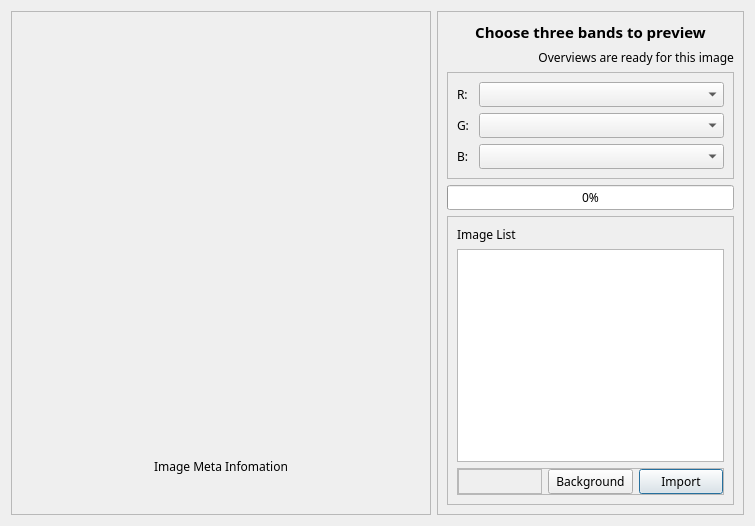
<?xml version="1.0" encoding="UTF-8"?>
<ui version="4.0">
 <class>QDataImportWizard</class>
 <widget class="QDialog" name="QDataImportWizard">
  <property name="geometry">
   <rect>
    <x>0</x>
    <y>0</y>
    <width>755</width>
    <height>526</height>
   </rect>
  </property>
  <property name="font">
   <font>
    <family>微软雅黑</family>
   </font>
  </property>
  <property name="windowTitle">
   <string>Preview</string>
  </property>
  <layout class="QHBoxLayout" name="horizontalLayout">
   <item>
    <widget class="QFrame" name="mPreviewImageFrame">
     <property name="frameShape">
      <enum>QFrame::StyledPanel</enum>
     </property>
     <property name="frameShadow">
      <enum>QFrame::Raised</enum>
     </property>
     <layout class="QVBoxLayout" name="verticalLayout_3">
      <item>
       <widget class="QLabel" name="mLabelPreviewImage">
        <property name="sizePolicy">
         <sizepolicy hsizetype="Preferred" vsizetype="Preferred">
          <horstretch>0</horstretch>
          <verstretch>0</verstretch>
         </sizepolicy>
        </property>
        <property name="minimumSize">
         <size>
          <width>400</width>
          <height>400</height>
         </size>
        </property>
        <property name="text">
         <string/>
        </property>
        <property name="scaledContents">
         <bool>true</bool>
        </property>
       </widget>
      </item>
      <item>
       <widget class="QLabel" name="mLabelImageMeta">
        <property name="text">
         <string>Image Meta Infomation</string>
        </property>
        <property name="alignment">
         <set>Qt::AlignCenter</set>
        </property>
       </widget>
      </item>
     </layout>
    </widget>
   </item>
   <item>
    <widget class="QFrame" name="mDataFrame">
     <property name="frameShape">
      <enum>QFrame::StyledPanel</enum>
     </property>
     <property name="frameShadow">
      <enum>QFrame::Raised</enum>
     </property>
     <layout class="QVBoxLayout" name="verticalLayout">
      <item>
       <widget class="QLabel" name="mLabelTitle">
        <property name="sizePolicy">
         <sizepolicy hsizetype="Minimum" vsizetype="Minimum">
          <horstretch>0</horstretch>
          <verstretch>0</verstretch>
         </sizepolicy>
        </property>
        <property name="font">
         <font>
          <family>微软雅黑</family>
          <pointsize>11</pointsize>
          <weight>75</weight>
          <bold>true</bold>
         </font>
        </property>
        <property name="text">
         <string>Choose three bands to preview</string>
        </property>
        <property name="scaledContents">
         <bool>false</bool>
        </property>
        <property name="alignment">
         <set>Qt::AlignCenter</set>
        </property>
       </widget>
      </item>
      <item>
       <widget class="QLabel" name="mLabelStatus">
        <property name="layoutDirection">
         <enum>Qt::LeftToRight</enum>
        </property>
        <property name="text">
         <string>Overviews are ready for this image</string>
        </property>
        <property name="alignment">
         <set>Qt::AlignRight|Qt::AlignTrailing|Qt::AlignVCenter</set>
        </property>
       </widget>
      </item>
      <item>
       <widget class="QFrame" name="mBandFrame">
        <property name="frameShape">
         <enum>QFrame::StyledPanel</enum>
        </property>
        <property name="frameShadow">
         <enum>QFrame::Raised</enum>
        </property>
        <layout class="QFormLayout" name="formLayout">
         <item row="0" column="0">
          <widget class="QLabel" name="mLabelRed">
           <property name="font">
            <font>
             <family>微软雅黑</family>
            </font>
           </property>
           <property name="text">
            <string>R: </string>
           </property>
          </widget>
         </item>
         <item row="0" column="1">
          <widget class="QComboBox" name="mComboRed">
           <property name="font">
            <font>
             <family>微软雅黑</family>
            </font>
           </property>
          </widget>
         </item>
         <item row="1" column="0">
          <widget class="QLabel" name="mLabelGreen">
           <property name="font">
            <font>
             <family>微软雅黑</family>
            </font>
           </property>
           <property name="text">
            <string>G: </string>
           </property>
          </widget>
         </item>
         <item row="1" column="1">
          <widget class="QComboBox" name="mComboGreen">
           <property name="font">
            <font>
             <family>微软雅黑</family>
            </font>
           </property>
          </widget>
         </item>
         <item row="2" column="0">
          <widget class="QLabel" name="mLabelBlue">
           <property name="font">
            <font>
             <family>微软雅黑</family>
            </font>
           </property>
           <property name="text">
            <string>B: </string>
           </property>
          </widget>
         </item>
         <item row="2" column="1">
          <widget class="QComboBox" name="mComboBlue">
           <property name="font">
            <font>
             <family>微软雅黑</family>
            </font>
           </property>
          </widget>
         </item>
        </layout>
       </widget>
      </item>
      <item>
       <widget class="QProgressBar" name="mProgressBarBuildOverview">
        <property name="value">
         <number>0</number>
        </property>
       </widget>
      </item>
      <item>
       <widget class="QFrame" name="mImageListFrame">
        <property name="frameShape">
         <enum>QFrame::StyledPanel</enum>
        </property>
        <property name="frameShadow">
         <enum>QFrame::Raised</enum>
        </property>
        <layout class="QVBoxLayout" name="verticalLayout_2">
         <item>
          <widget class="QLabel" name="mLabelImageList">
           <property name="text">
            <string>Image List</string>
           </property>
          </widget>
         </item>
         <item>
          <widget class="QImageListView" name="mImageListView">
           <property name="editTriggers">
            <set>QAbstractItemView::NoEditTriggers</set>
           </property>
          </widget>
         </item>
         <item>
          <widget class="QFrame" name="mButtonFrame">
           <property name="layoutDirection">
            <enum>Qt::RightToLeft</enum>
           </property>
           <property name="frameShape">
            <enum>QFrame::StyledPanel</enum>
           </property>
           <property name="frameShadow">
            <enum>QFrame::Raised</enum>
           </property>
           <layout class="QHBoxLayout" name="horizontalLayout_2">
            <property name="leftMargin">
             <number>0</number>
            </property>
            <property name="topMargin">
             <number>0</number>
            </property>
            <property name="rightMargin">
             <number>0</number>
            </property>
            <property name="bottomMargin">
             <number>0</number>
            </property>
            <item>
             <widget class="QPushButton" name="mButtonImport">
              <property name="layoutDirection">
               <enum>Qt::LeftToRight</enum>
              </property>
              <property name="text">
               <string>Import</string>
              </property>
             </widget>
            </item>
            <item>
             <widget class="QPushButton" name="mButtonBackground">
              <property name="layoutDirection">
               <enum>Qt::LeftToRight</enum>
              </property>
              <property name="text">
               <string>Background</string>
              </property>
             </widget>
            </item>
            <item>
             <widget class="QFrame" name="mPlaceHolder0">
              <property name="frameShape">
               <enum>QFrame::StyledPanel</enum>
              </property>
              <property name="frameShadow">
               <enum>QFrame::Raised</enum>
              </property>
             </widget>
            </item>
           </layout>
          </widget>
         </item>
        </layout>
       </widget>
      </item>
     </layout>
    </widget>
   </item>
  </layout>
 </widget>
 <customwidgets>
  <customwidget>
   <class>QImageListView</class>
   <extends>QListView</extends>
   <header>qimagelistview.h</header>
  </customwidget>
 </customwidgets>
 <resources/>
 <connections/>
</ui>
